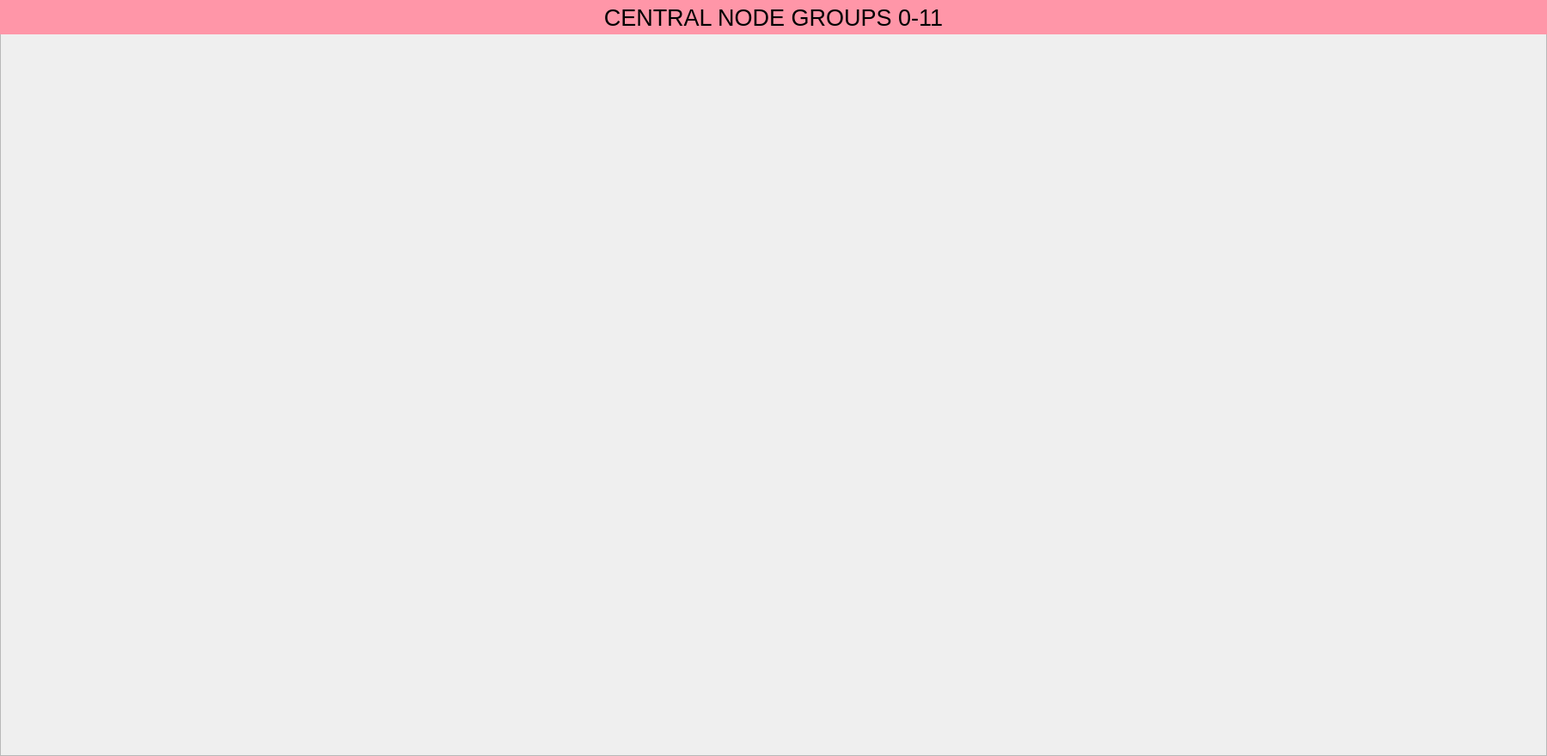
<?xml version="1.0" encoding="UTF-8"?>
<ui version="4.0">
 <class>Form</class>
 <widget class="QWidget" name="Form">
  <property name="geometry">
   <rect>
    <x>0</x>
    <y>0</y>
    <width>1800</width>
    <height>880</height>
   </rect>
  </property>
  <property name="windowTitle">
   <string>Form</string>
  </property>
  <widget class="QFrame" name="frame">
   <property name="geometry">
    <rect>
     <x>0</x>
     <y>0</y>
     <width>1800</width>
     <height>880</height>
    </rect>
   </property>
   <property name="frameShape">
    <enum>QFrame::StyledPanel</enum>
   </property>
   <property name="frameShadow">
    <enum>QFrame::Raised</enum>
   </property>
   <widget class="PyDMEmbeddedDisplay" name="PyDMEmbeddedDisplay">
    <property name="geometry">
     <rect>
      <x>20</x>
      <y>40</y>
      <width>429</width>
      <height>205</height>
     </rect>
    </property>
    <property name="toolTip">
     <string/>
    </property>
    <property name="filename" stdset="0">
     <string>$PHYSICS_TOP/mps_configuration/current/display/groups/CompactLinkNodeGroup0.ui</string>
    </property>
   </widget>
   <widget class="PyDMEmbeddedDisplay" name="PyDMEmbeddedDisplay_2">
    <property name="geometry">
     <rect>
      <x>20</x>
      <y>250</y>
      <width>570</width>
      <height>205</height>
     </rect>
    </property>
    <property name="toolTip">
     <string/>
    </property>
    <property name="filename" stdset="0">
     <string>$PHYSICS_TOP/mps_configuration/current/display/groups/CompactLinkNodeGroup1.ui</string>
    </property>
   </widget>
   <widget class="PyDMEmbeddedDisplay" name="PyDMEmbeddedDisplay_3">
    <property name="geometry">
     <rect>
      <x>20</x>
      <y>460</y>
      <width>429</width>
      <height>205</height>
     </rect>
    </property>
    <property name="toolTip">
     <string/>
    </property>
    <property name="filename" stdset="0">
     <string>$PHYSICS_TOP/mps_configuration/current/display/groups/CompactLinkNodeGroup2.ui</string>
    </property>
   </widget>
   <widget class="PyDMEmbeddedDisplay" name="PyDMEmbeddedDisplay_4">
    <property name="geometry">
     <rect>
      <x>20</x>
      <y>670</y>
      <width>288</width>
      <height>205</height>
     </rect>
    </property>
    <property name="toolTip">
     <string/>
    </property>
    <property name="filename" stdset="0">
     <string>$PHYSICS_TOP/mps_configuration/current/display/groups/CompactLinkNodeGroup3.ui</string>
    </property>
   </widget>
   <widget class="PyDMEmbeddedDisplay" name="PyDMEmbeddedDisplay_5">
    <property name="geometry">
     <rect>
      <x>610</x>
      <y>30</y>
      <width>429</width>
      <height>205</height>
     </rect>
    </property>
    <property name="toolTip">
     <string/>
    </property>
    <property name="filename" stdset="0">
     <string>$PHYSICS_TOP/mps_configuration/current/display/groups/CompactLinkNodeGroup4.ui</string>
    </property>
   </widget>
   <widget class="PyDMEmbeddedDisplay" name="PyDMEmbeddedDisplay_6">
    <property name="geometry">
     <rect>
      <x>610</x>
      <y>250</y>
      <width>570</width>
      <height>205</height>
     </rect>
    </property>
    <property name="toolTip">
     <string/>
    </property>
    <property name="filename" stdset="0">
     <string>$PHYSICS_TOP/mps_configuration/current/display/groups/CompactLinkNodeGroup5.ui</string>
    </property>
   </widget>
   <widget class="PyDMEmbeddedDisplay" name="PyDMEmbeddedDisplay_7">
    <property name="geometry">
     <rect>
      <x>610</x>
      <y>460</y>
      <width>570</width>
      <height>205</height>
     </rect>
    </property>
    <property name="toolTip">
     <string/>
    </property>
    <property name="filename" stdset="0">
     <string>$PHYSICS_TOP/mps_configuration/current/display/groups/CompactLinkNodeGroup6.ui</string>
    </property>
   </widget>
   <widget class="PyDMEmbeddedDisplay" name="PyDMEmbeddedDisplay_8">
    <property name="geometry">
     <rect>
      <x>610</x>
      <y>670</y>
      <width>570</width>
      <height>205</height>
     </rect>
    </property>
    <property name="toolTip">
     <string/>
    </property>
    <property name="filename" stdset="0">
     <string>$PHYSICS_TOP/mps_configuration/current/display/groups/CompactLinkNodeGroup7.ui</string>
    </property>
   </widget>
   <widget class="PyDMEmbeddedDisplay" name="PyDMEmbeddedDisplay_9">
    <property name="geometry">
     <rect>
      <x>1200</x>
      <y>40</y>
      <width>570</width>
      <height>205</height>
     </rect>
    </property>
    <property name="toolTip">
     <string/>
    </property>
    <property name="filename" stdset="0">
     <string>$PHYSICS_TOP/mps_configuration/current/display/groups/CompactLinkNodeGroup8.ui</string>
    </property>
   </widget>
   <widget class="PyDMEmbeddedDisplay" name="PyDMEmbeddedDisplay_10">
    <property name="geometry">
     <rect>
      <x>1200</x>
      <y>250</y>
      <width>570</width>
      <height>205</height>
     </rect>
    </property>
    <property name="toolTip">
     <string/>
    </property>
    <property name="filename" stdset="0">
     <string>$PHYSICS_TOP/mps_configuration/current/display/groups/CompactLinkNodeGroup9.ui</string>
    </property>
   </widget>
   <widget class="PyDMEmbeddedDisplay" name="PyDMEmbeddedDisplay_11">
    <property name="geometry">
     <rect>
      <x>1200</x>
      <y>460</y>
      <width>570</width>
      <height>205</height>
     </rect>
    </property>
    <property name="toolTip">
     <string/>
    </property>
    <property name="filename" stdset="0">
     <string>$PHYSICS_TOP/mps_configuration/current/display/groups/CompactLinkNodeGroup10.ui</string>
    </property>
   </widget>
   <widget class="PyDMEmbeddedDisplay" name="PyDMEmbeddedDisplay_12">
    <property name="geometry">
     <rect>
      <x>1200</x>
      <y>670</y>
      <width>429</width>
      <height>205</height>
     </rect>
    </property>
    <property name="toolTip">
     <string/>
    </property>
    <property name="filename" stdset="0">
     <string>$PHYSICS_TOP/mps_configuration/current/display/groups/CompactLinkNodeGroup11.ui</string>
    </property>
   </widget>
   <widget class="PyDMLabel" name="PyDMLabel">
    <property name="geometry">
     <rect>
      <x>0</x>
      <y>0</y>
      <width>1800</width>
      <height>40</height>
     </rect>
    </property>
    <property name="font">
     <font>
      <pointsize>20</pointsize>
     </font>
    </property>
    <property name="toolTip">
     <string/>
    </property>
    <property name="styleSheet">
     <string notr="true">background-color: rgb(255, 150, 168);</string>
    </property>
    <property name="text">
     <string>CENTRAL NODE GROUPS 0-11</string>
    </property>
    <property name="textFormat">
     <enum>Qt::PlainText</enum>
    </property>
    <property name="alignment">
     <set>Qt::AlignCenter</set>
    </property>
    <property name="margin">
     <number>0</number>
    </property>
   </widget>
  </widget>
 </widget>
 <customwidgets>
  <customwidget>
   <class>PyDMLabel</class>
   <extends>QLabel</extends>
   <header>pydm.widgets.label</header>
  </customwidget>
  <customwidget>
   <class>PyDMEmbeddedDisplay</class>
   <extends>QFrame</extends>
   <header>pydm.widgets.embedded_display</header>
  </customwidget>
 </customwidgets>
 <resources/>
 <connections/>
</ui>
